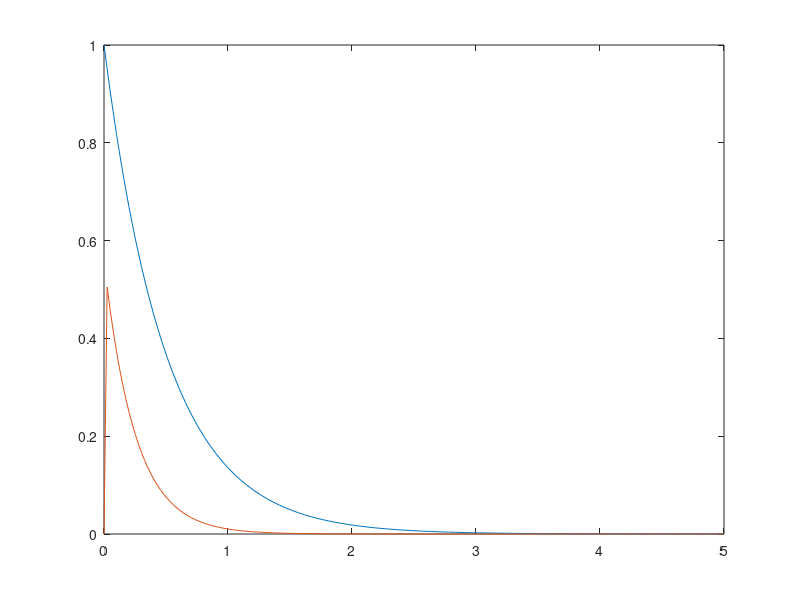

This chart was generated by the following MATLAB code:
t = linspace(0, 5, 100);
tl = linspace(0, 5, 199);
delta = [];
h = [];
for i = t
    if i < 0
        delta = [delta, 0];
    elseif i <= 1/10
        delta = [delta, 10*i];
    else
        delta = [delta, 0];
    end
end
for i = t
    if i < 0
        h = [h, 0];
    else
        h = [h, exp(-2*i)];
    end
end
y = conv(delta, h);
plot(t, h);
hold on
plot(tl, y);
        
